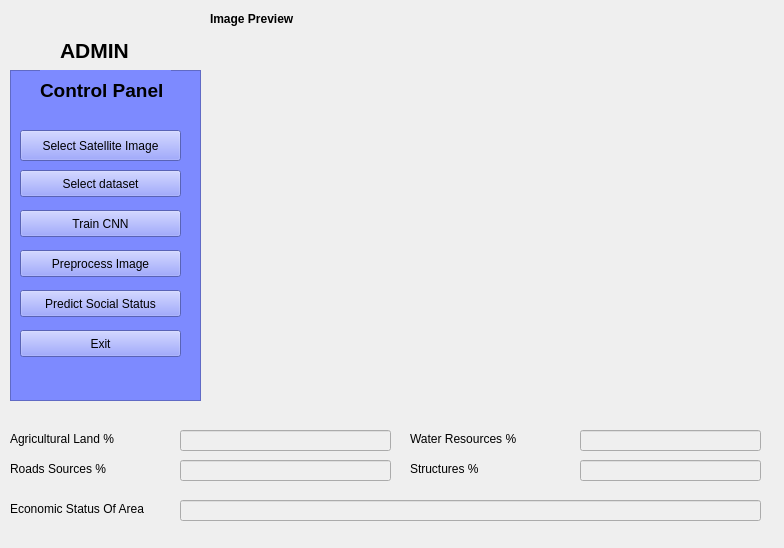
<?xml version="1.0" encoding="UTF-8"?>
<ui version="4.0">
 <class>Home</class>
 <widget class="QMainWindow" name="Home">
  <property name="geometry">
   <rect>
    <x>0</x>
    <y>0</y>
    <width>784</width>
    <height>548</height>
   </rect>
  </property>
  <property name="windowTitle">
   <string>MainWindow</string>
  </property>
  <widget class="QWidget" name="centralwidget">
   <widget class="QFrame" name="frame">
    <property name="geometry">
     <rect>
      <x>10</x>
      <y>70</y>
      <width>191</width>
      <height>331</height>
     </rect>
    </property>
    <property name="styleSheet">
     <string notr="true">border-color: rgb(0, 0, 0);
background-color: rgb(125, 138, 255);</string>
    </property>
    <property name="frameShape">
     <enum>QFrame::StyledPanel</enum>
    </property>
    <property name="frameShadow">
     <enum>QFrame::Raised</enum>
    </property>
    <widget class="QPushButton" name="pushButton">
     <property name="geometry">
      <rect>
       <x>10</x>
       <y>60</y>
       <width>161</width>
       <height>31</height>
      </rect>
     </property>
     <property name="text">
      <string>Select Satellite Image</string>
     </property>
    </widget>
    <widget class="QPushButton" name="pushButton_2">
     <property name="geometry">
      <rect>
       <x>10</x>
       <y>100</y>
       <width>161</width>
       <height>27</height>
      </rect>
     </property>
     <property name="text">
      <string>Select dataset</string>
     </property>
    </widget>
    <widget class="QPushButton" name="pushButton_3">
     <property name="geometry">
      <rect>
       <x>10</x>
       <y>140</y>
       <width>161</width>
       <height>27</height>
      </rect>
     </property>
     <property name="text">
      <string>Train CNN</string>
     </property>
    </widget>
    <widget class="QLabel" name="label_4">
     <property name="geometry">
      <rect>
       <x>30</x>
       <y>0</y>
       <width>131</width>
       <height>41</height>
      </rect>
     </property>
     <property name="font">
      <font>
       <pointsize>14</pointsize>
       <weight>75</weight>
       <bold>true</bold>
      </font>
     </property>
     <property name="text">
      <string>Control Panel</string>
     </property>
    </widget>
    <widget class="QPushButton" name="pushButton_5">
     <property name="geometry">
      <rect>
       <x>10</x>
       <y>260</y>
       <width>161</width>
       <height>27</height>
      </rect>
     </property>
     <property name="text">
      <string>Exit</string>
     </property>
    </widget>
    <widget class="QPushButton" name="pushButton_6">
     <property name="geometry">
      <rect>
       <x>10</x>
       <y>180</y>
       <width>161</width>
       <height>27</height>
      </rect>
     </property>
     <property name="text">
      <string>Preprocess Image</string>
     </property>
    </widget>
    <widget class="QPushButton" name="pushButton_7">
     <property name="geometry">
      <rect>
       <x>10</x>
       <y>220</y>
       <width>161</width>
       <height>27</height>
      </rect>
     </property>
     <property name="text">
      <string>Predict Social Status</string>
     </property>
    </widget>
   </widget>
   <widget class="QLabel" name="label">
    <property name="geometry">
     <rect>
      <x>210</x>
      <y>10</y>
      <width>131</width>
      <height>17</height>
     </rect>
    </property>
    <property name="font">
     <font>
      <weight>75</weight>
      <bold>true</bold>
     </font>
    </property>
    <property name="text">
     <string>Image Preview</string>
    </property>
   </widget>
   <widget class="QLabel" name="label_2">
    <property name="geometry">
     <rect>
      <x>10</x>
      <y>430</y>
      <width>151</width>
      <height>17</height>
     </rect>
    </property>
    <property name="text">
     <string>Agricultural Land %</string>
    </property>
   </widget>
   <widget class="QLabel" name="label_3">
    <property name="geometry">
     <rect>
      <x>10</x>
      <y>460</y>
      <width>151</width>
      <height>17</height>
     </rect>
    </property>
    <property name="text">
     <string>Roads Sources %</string>
    </property>
   </widget>
   <widget class="QLineEdit" name="lineEdit">
    <property name="enabled">
     <bool>false</bool>
    </property>
    <property name="geometry">
     <rect>
      <x>180</x>
      <y>430</y>
      <width>211</width>
      <height>21</height>
     </rect>
    </property>
   </widget>
   <widget class="QLineEdit" name="lineEdit_2">
    <property name="enabled">
     <bool>false</bool>
    </property>
    <property name="geometry">
     <rect>
      <x>180</x>
      <y>460</y>
      <width>211</width>
      <height>21</height>
     </rect>
    </property>
   </widget>
   <widget class="QLabel" name="label_5">
    <property name="geometry">
     <rect>
      <x>220</x>
      <y>40</y>
      <width>531</width>
      <height>351</height>
     </rect>
    </property>
    <property name="text">
     <string/>
    </property>
   </widget>
   <widget class="QLabel" name="label_6">
    <property name="geometry">
     <rect>
      <x>410</x>
      <y>460</y>
      <width>131</width>
      <height>17</height>
     </rect>
    </property>
    <property name="text">
     <string>Structures %</string>
    </property>
   </widget>
   <widget class="QLineEdit" name="lineEdit_3">
    <property name="enabled">
     <bool>false</bool>
    </property>
    <property name="geometry">
     <rect>
      <x>580</x>
      <y>460</y>
      <width>181</width>
      <height>21</height>
     </rect>
    </property>
   </widget>
   <widget class="QLineEdit" name="lineEdit_4">
    <property name="enabled">
     <bool>false</bool>
    </property>
    <property name="geometry">
     <rect>
      <x>580</x>
      <y>430</y>
      <width>181</width>
      <height>21</height>
     </rect>
    </property>
   </widget>
   <widget class="QLabel" name="label_7">
    <property name="geometry">
     <rect>
      <x>410</x>
      <y>430</y>
      <width>131</width>
      <height>17</height>
     </rect>
    </property>
    <property name="text">
     <string>Water Resources %</string>
    </property>
   </widget>
   <widget class="QLineEdit" name="lineEdit_6">
    <property name="enabled">
     <bool>false</bool>
    </property>
    <property name="geometry">
     <rect>
      <x>180</x>
      <y>500</y>
      <width>581</width>
      <height>21</height>
     </rect>
    </property>
   </widget>
   <widget class="QLabel" name="label_9">
    <property name="geometry">
     <rect>
      <x>10</x>
      <y>500</y>
      <width>181</width>
      <height>17</height>
     </rect>
    </property>
    <property name="text">
     <string>Economic Status Of Area</string>
    </property>
   </widget>
   <widget class="QLabel" name="label_8">
    <property name="geometry">
     <rect>
      <x>60</x>
      <y>40</y>
      <width>71</width>
      <height>21</height>
     </rect>
    </property>
    <property name="font">
     <font>
      <pointsize>16</pointsize>
      <weight>75</weight>
      <bold>true</bold>
     </font>
    </property>
    <property name="text">
     <string>ADMIN</string>
    </property>
   </widget>
  </widget>
 </widget>
 <resources/>
 <connections/>
</ui>
